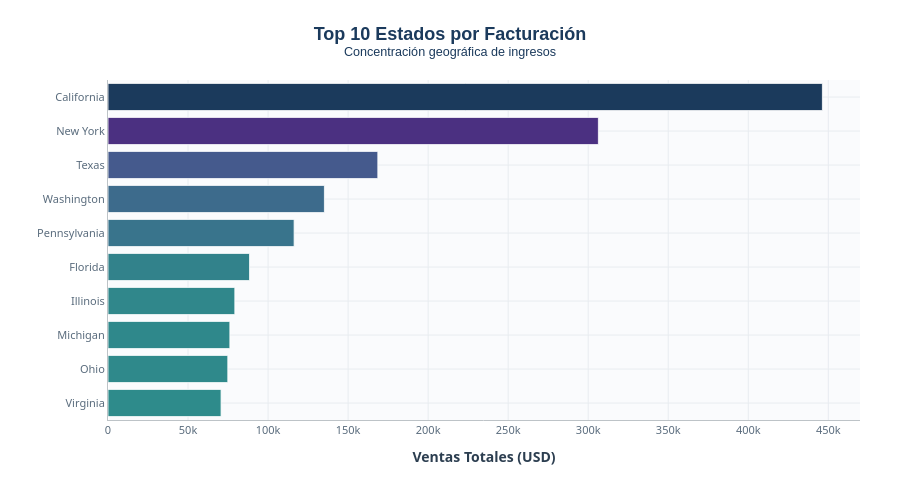

Notebook code for this chart:
### Markdown cell above
### 3.8 Top 10 estados por facturación

### Code cell
# Top 10 estados
top_estados = df.groupby('State')['Sales'].sum().reset_index()
top_estados = top_estados.sort_values('Sales', ascending=False).head(10)
top_estados = top_estados.sort_values('Sales', ascending=True)

fig8 = go.Figure(go.Bar(
    x=top_estados['Sales'],
    y=top_estados['State'],
    orientation='h',
    marker=dict(
        color=top_estados['Sales'],
        colorscale=[[0, '#2E8B8B'], [0.5, '#5B2D8E'], [1, '#1B3A5C']],
        line=dict(color='white', width=0.8)
    ),
    hovertemplate='<b>%{y}</b><br>Ventas totales: $%{x:,.0f}<extra></extra>'
))

fig8.update_layout(**LAYOUT_PROFESIONAL)
fig8.update_layout(
    title=dict(text='<b>Top 10 Estados por Facturación</b><br><sup>Concentración geográfica de ingresos</sup>'),
    xaxis_title='<b>Ventas Totales (USD)</b>',
    yaxis_title='',
    height=480
)

fig8.show()

### Figure 1 — Plotly figure (JSON) as saved in the notebook; plotly's stock layout.template omitted (floating-point values rounded to 4 significant figures)
{"data": [{"hovertemplate": "<b>%{y}</b><br>Ventas totales: $%{x:,.0f}<extra></extra>", "marker": {"color": [70640.0, 74850.0, 76140.0, 79240.0, 88440.0, 116300.0, 135200.0, 168600.0, 306400.0, 446300.0], "colorscale": [[0, "#2E8B8B"], [0.5, "#5B2D8E"], [1, "#1B3A5C"]], "line": {"color": "white", "width": 0.8}}, "orientation": "h", "type": "bar", "x": [70640.0, 74850.0, 76140.0, 79240.0, 88440.0, 116300.0, 135200.0, 168600.0, 306400.0, 446300.0], "y": ["Virginia", "Ohio", "Michigan", "Illinois", "Florida", "Pennsylvania", "Washington", "Texas", "New York", "California"]}], "layout": {"font": {"color": "#2C3E50", "family": "Segoe UI, Arial", "size": 12}, "height": 480, "hoverlabel": {"bgcolor": "white", "font": {"family": "Segoe UI", "size": 12}}, "margin": {"b": 60, "l": 70, "r": 40, "t": 80}, "paper_bgcolor": "white", "plot_bgcolor": "#FAFBFD", "title": {"font": {"color": "#1B3A5C", "family": "Segoe UI Semibold, Arial", "size": 18}, "text": "<b>Top 10 Estados por Facturación</b><br><sup>Concentración geográfica de ingresos</sup>", "x": 0.5, "xanchor": "center"}, "xaxis": {"gridcolor": "#E8ECF0", "linecolor": "#BDC3C7", "linewidth": 1, "showline": true, "tickfont": {"color": "#5A6C7D", "size": 11}, "title": {"text": "<b>Ventas Totales (USD)</b>"}}, "yaxis": {"gridcolor": "#E8ECF0", "linecolor": "#BDC3C7", "linewidth": 1, "showline": true, "tickfont": {"color": "#5A6C7D", "size": 11}, "title": {"text": ""}}}}
